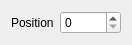
<?xml version="1.0" encoding="UTF-8"?>
<ui version="4.0">
 <class>JumpToPositionEdWidget</class>
 <widget class="QWidget" name="JumpToPositionEdWidget">
  <property name="geometry">
   <rect>
    <x>0</x>
    <y>0</y>
    <width>132</width>
    <height>32</height>
   </rect>
  </property>
  <property name="windowTitle">
   <string>Form</string>
  </property>
  <layout class="QHBoxLayout" name="horizontalLayout_2">
   <item>
    <layout class="QHBoxLayout" name="horizontalLayout">
     <item>
      <widget class="QLabel" name="label">
       <property name="text">
        <string>Position</string>
       </property>
      </widget>
     </item>
     <item>
      <widget class="QSpinBox" name="offsetBox">
       <property name="maximum">
        <number>65535</number>
       </property>
      </widget>
     </item>
    </layout>
   </item>
  </layout>
 </widget>
 <resources/>
 <connections/>
</ui>
